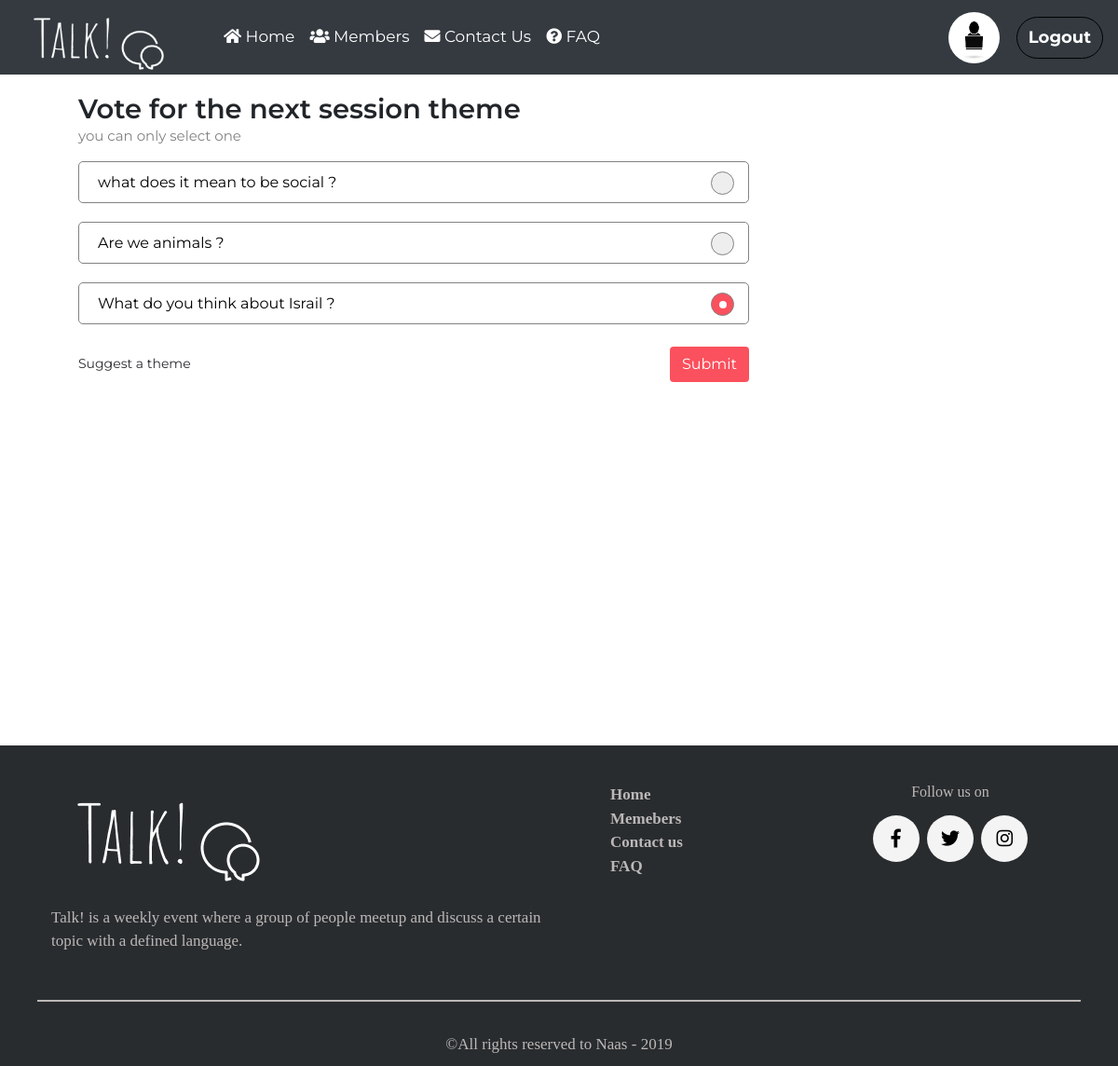
Page /home (signed in) on the committed database.
### Main/models.py (models this page shows, shortened)
class Profile (models.Model):
    user = models.OneToOneField(User,on_delete=models.CASCADE,related_name="profile")
    image = models.ImageField(null=True,upload_to='profile_pics',default='profile_pics/man.png')
    birthday = models.DateField(null=True,default=datetime.date.today )
    bio = models.TextField(null=True)

class Theme(models.Model):
    context = models.TextField()

### Main/views.py (the view)
# urls.py: path('home',views.homeLogged,name='home'),
@login_required
def homeLogged(request):
    themes = Theme.objects.all()
    context = {
        'themes':themes
    }
    return render(request,'Main/home.html',context)

### Main/templates/Main/home.html (shortened to what this page needs)
<!DOCTYPE html>
{% load static %}
<html>
<head>
	<link rel="stylesheet" href={% static "css/bootstrap.min.css" %}>
		<link rel="stylesheet" href="{% static "css/animate.css" %}">
	<link rel="stylesheet" href={% static "css/main.css" %}>
	<link rel="stylesheet"
		href="https://use.fontawesome.com/releases/v5.5.0/css/all.css"
>
</head>
<body>
	<nav class="navbar navbar-expand-md navbar-dark bg-dark navbar-fixed-top navbar_profile">
  	<a class="navbar-brand" id="logo" href="/">
    	<img src={% static "images/Logo.png" %} width="160" height="70" class="d-inline-block align-top" alt="">
  	</a>
  <div class="collapse navbar-collapse" id="navbarNav">
    <ul class="navbar-nav ">
      <li class="nav-item active">
        <a class="nav-link" href="{% url 'home' %}"><i class="fas fa-home"></i>&nbsp;Home</a>
      </li>
      <li class="nav-item">
        <a class="nav-link" href="#"><i class="fa fa-users"></i>&nbsp;Members</a>
      </li>
      <li class="nav-item">
        <a class="nav-link" href="#"><i class="fas fa-envelope"></i>&nbsp;Contact Us</a>
			</li>
			<li class="nav-item">
        <a class="nav-link" href="#"><i class="fa fa-question-circle"></i>&nbsp;FAQ</a>
      </li>
    </ul>
    <ul class="navbar-nav ml-auto">
      <li class="nav-item active">
        <a class="nav-link" href="{% url 'profile' request.user.id %}"><img src="{{ user.profile.image.url }}" id="profile_pic"></a>
      </li>
      <li class="nav-item">
        <a class="nav-link" href="{% url 'logout' %} " id="Logout">Logout</a>
      </li>
  	</ul>
  </div>
</nav>
<form id="vote">
    <h1>Vote for the next session theme</h1>
    <p>you can only select one</p>
    <ul>
        {% for th in themes%}
        <li class="vote_choice activeV">
            <p>{{th.context}}</p>
            <label class="container-chk">
                <span class="checkmark"></span>
            </label>
        </li>
        {% endfor %}
        <li>
            <a href="{% url 'theme' %}">Suggest a theme</a>
            <input type="submit" class="btn" id="submit_vote" value="Submit">
        </li>
    </ul>
</form>
<footer>
    <div class="container">
        <div class="row">
            <div class="col-md-6">
                <a href="/">
                    <img src="{% static "images/Logo.png" %}" class="logo" />
                    <br>
                </a><br>
                <p>
                    Talk! is a weekly event where a group of people
                    meetup and discuss a certain topic with a defined language.
                </p>
                <br>
            </div>
            <div class="col-md-3">
                <ul>
                    <li><a href="#">Home</a></li>
                    <li><a href="#">Memebers</a></li>
                    <li><a href="#">Contact us</a></li>
                    <li><a href="#">FAQ</a></li>
                </ul>
            </div>
            <div class="col-md-3">
                <h6 align="center">Follow us on</h6>
                <div class="social-media-icons">
                        <a href="https://www.facebook.com/"><i class="fab fa-facebook-f"></i></a>
                        <a href="https://www.instagram.com/"><i class="fab fa-twitter"></i></a>
                        <a href="https://www.twitter.com/"><i class="fab fa-instagram"></i></a>
                </div>
            </div>
        </div>
    </div>
    <hr>
    <p align="center">&copy;All rights reserved to Naas - 2019</p>
</footer>
</body>
</html>

### Main/static/css/main.css (style rules this page uses)
body { font:14px/1.5 Montserrat, Arial, sans-serif; padding:0; margin:0; }
nav { padding-top: 0.25rem; padding-bottom: 0.25rem; position: fixed !important; width: 100%; top:0; }
.navbar { background-color: rgba(52, 58, 64,0) !important; transition: 0.5s; }
.navbar-dark .navbar-nav .nav-link { color: #ffffff }
nav ul:first-of-type { margin-left: 40px; font-size: 17px; }
nav ul:last-of-type { font-size: 18px; font-weight: bold; }
#profile_pic { height: 55px; width: 55px; border-radius: 50%; }
.navbar_profile { background-color: rgba(52, 58, 64) !important; z-index: 9999999; height: 80px; }
#Logout { margin-top: 13px; margin-left: 10px; border: 1.3px solid black; border-radius:30px; display: inline-block; padding: 8px 12px; }
footer { padding: 40px 40px 10px 40px; background-color: #292c2f; color: rgb(188, 184, 183); font:17px/1.5 Montserat; }
footer ul { list-style: none; }
footer ul li a { color: rgb(188, 184, 183); font:17px/1.5 Montserat; font-weight: bold; }
footer .social-media-icons { text-align: center; }
footer .social-media-icons .fab { padding: 15px; font-size: 20px; width: 50px; text-align: center; text-decoration: none; margin: 8px 2px; border-radius: 50%; color: black; background-color: rgb(244, 244, 244); transition: 0.3s; }
footer hr { border: 1px solid rgb(188, 184, 183); }
footer p { margin-bottom: 0 !important; }
hr { border: 0.5px solid #434343; margin-top: 25px; margin-bottom: 33px; }
#vote { padding-top: 100px; padding-left: 7vw; height: 100vh; }
#vote h1 { font-weight: 600; font-size: 29px; margin-bottom: 0; }
#vote > p { color: #828282; font-size: 15px; }
#vote ul { margin: 0; padding: 0; }
#vote ul li { text-decoration: none; list-style-type: none; min-height: 45px; width: 60vw; display:flex; align-items:center; margin: 0; padding: 0; margin-bottom: 20px; }
#vote .vote_choice { padding-left: 20px; border: 1px solid #828282; border-radius: 5px; position: relative; }
#vote li p { margin:7px 0; }
#vote .vote_choice p { color: #000000; font-size: 16px; width: 80%; }
.container-chk { display: block; position: relative; margin-bottom: 12px; margin-top: -12px; cursor: pointer; font-size: 22px; -webkit-user-select: none; -moz-user-select: none; -ms-user-select: none; user-select: none; margin-left: auto; margin-right: 40px; }
.checkmark { position: absolute; top: 0; left: 0; height: 25px; width: 25px; background-color: #eee; border-radius: 50%; border: 1px solid #828282; }
.container-chk input:checked ~ .checkmark { background-color: #FB505D; }
.checkmark:after { content: ""; position: absolute; display: none; }
.container-chk input:checked ~ .checkmark:after { display: block; }
.container-chk .checkmark:after { top: 8px; left: 8px; width: 8px; height: 8px; border-radius: 50%; background: white; }
#submit_vote { margin-left: auto; background-color: #FB505D; color: white; }
#vote a { color:#292C2F; font-size: 14px; }

### rows in the picture
Theme: context "what does it mean to be social ?"
Theme: context "Are we animals ?"
Theme: context "What do you think about Israil ?"
